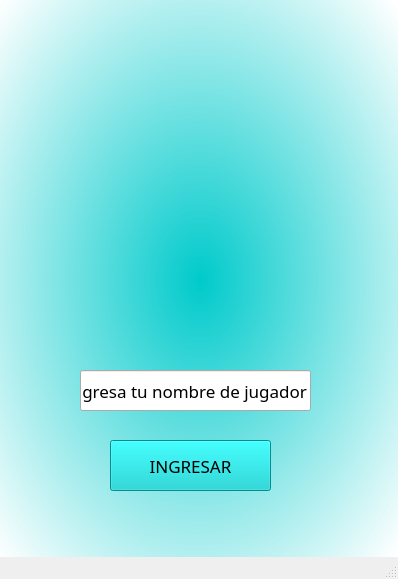
<?xml version="1.0" encoding="UTF-8"?>
<ui version="4.0">
 <class>VentanaIngresar</class>
 <widget class="QMainWindow" name="VentanaIngresar">
  <property name="geometry">
   <rect>
    <x>0</x>
    <y>0</y>
    <width>398</width>
    <height>579</height>
   </rect>
  </property>
  <property name="windowTitle">
   <string>MainWindow</string>
  </property>
  <widget class="QWidget" name="centralwidget">
   <widget class="QLabel" name="label">
    <property name="geometry">
     <rect>
      <x>0</x>
      <y>0</y>
      <width>401</width>
      <height>561</height>
     </rect>
    </property>
    <property name="styleSheet">
     <string notr="true">background-color: qradialgradient(spread:pad, cx:0.490148, cy:0.5, radius:0.7, fx:0.5, fy:0.5, stop:0 rgba(0, 202, 203, 255), stop:1 rgba(255, 255, 255, 255));</string>
    </property>
    <property name="text">
     <string/>
    </property>
   </widget>
   <widget class="QLabel" name="label_2">
    <property name="geometry">
     <rect>
      <x>20</x>
      <y>20</y>
      <width>351</width>
      <height>351</height>
     </rect>
    </property>
    <property name="styleSheet">
     <string notr="true">background-color: transparent
</string>
    </property>
    <property name="text">
     <string/>
    </property>
    <property name="pixmap">
     <pixmap>sprites/Logo/Logo_transparente.png</pixmap>
    </property>
    <property name="scaledContents">
     <bool>true</bool>
    </property>
   </widget>
   <widget class="QLineEdit" name="input_nombre">
    <property name="geometry">
     <rect>
      <x>80</x>
      <y>370</y>
      <width>231</width>
      <height>41</height>
     </rect>
    </property>
    <property name="font">
     <font>
      <family>American Typewriter</family>
      <pointsize>13</pointsize>
      <weight>7</weight>
      <italic>false</italic>
      <bold>false</bold>
     </font>
    </property>
    <property name="autoFillBackground">
     <bool>false</bool>
    </property>
    <property name="styleSheet">
     <string notr="true">font: 63 13pt &quot;American Typewriter&quot;;</string>
    </property>
    <property name="text">
     <string>Ingresa tu nombre de jugador</string>
    </property>
    <property name="frame">
     <bool>true</bool>
    </property>
    <property name="echoMode">
     <enum>QLineEdit::Normal</enum>
    </property>
    <property name="alignment">
     <set>Qt::AlignCenter</set>
    </property>
    <property name="cursorMoveStyle">
     <enum>Qt::VisualMoveStyle</enum>
    </property>
   </widget>
   <widget class="QPushButton" name="boton_ingresar">
    <property name="geometry">
     <rect>
      <x>110</x>
      <y>440</y>
      <width>161</width>
      <height>51</height>
     </rect>
    </property>
    <property name="font">
     <font>
      <family>American Typewriter</family>
      <pointsize>13</pointsize>
      <weight>50</weight>
      <italic>false</italic>
      <bold>false</bold>
     </font>
    </property>
    <property name="styleSheet">
     <string notr="true">font: 13pt &quot;American Typewriter&quot;;
background-color: rgba(0, 202, 203, 255)</string>
    </property>
    <property name="text">
     <string>INGRESAR</string>
    </property>
   </widget>
  </widget>
  <widget class="QStatusBar" name="statusbar"/>
 </widget>
 <resources/>
 <connections/>
</ui>
